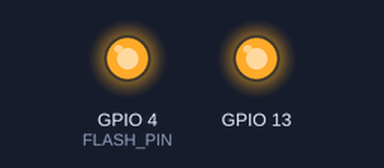
Simulated run of this sketch. Board: ESP32. Shown: output pins drawn as LEDs (lit = HIGH). Storage starts empty; the camera gives no picture; what the sketch prints to the serial monitor is not drawn.

Above: at 5.44 s.
At 35.7 s:
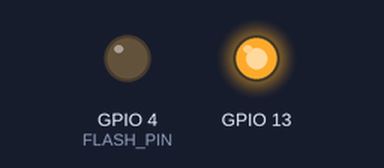
Timing chart, 0 to 84.2 s (numbered marks = the images above):
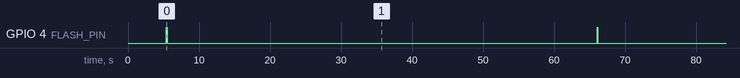

The sketch:

esp32cam-timelapse-microsd.ino
```cpp
#include <SD_MMC.h>
#include "esp_camera.h"

#define MINUTES_BETWEEN_PHOTOS 1

// Pins for ESP32-CAM

#define FLASH_PIN         4
// Camera pins
#define PWDN_GPIO_NUM     32
#define RESET_GPIO_NUM    -1
#define XCLK_GPIO_NUM      0
#define SIOD_GPIO_NUM     26
#define SIOC_GPIO_NUM     27

#define Y9_GPIO_NUM       35
#define Y8_GPIO_NUM       34
#define Y7_GPIO_NUM       39
#define Y6_GPIO_NUM       36
#define Y5_GPIO_NUM       21
#define Y4_GPIO_NUM       19
#define Y3_GPIO_NUM       18
#define Y2_GPIO_NUM        5
#define VSYNC_GPIO_NUM    25
#define HREF_GPIO_NUM     23
#define PCLK_GPIO_NUM     22

bool startMicroSD() {
  Serial.print("Starting microSD... ");

  // Pin 13 needs to be pulled-up
  // https://docs.espressif.com/projects/esp-idf/en/latest/esp32/api-reference/peripherals/sd_pullup_requirements.html#pull-up-conflicts-on-gpio13
  pinMode(13, OUTPUT);
  digitalWrite(13, HIGH);

  if(SD_MMC.begin("/sdcard", true)) {
    Serial.println("OKAY");
    return true;
  } else {
    Serial.println("FAILED");
    return false;
  }
}

bool startCamera() {
  // Turn off the flash
  pinMode(FLASH_PIN, OUTPUT);
  digitalWrite(FLASH_PIN, LOW);

  // Initialize the camera hardware
  camera_config_t config;
  config.ledc_channel = LEDC_CHANNEL_0;
  config.ledc_timer = LEDC_TIMER_0;
  config.pin_d0 = Y2_GPIO_NUM;
  config.pin_d1 = Y3_GPIO_NUM;
  config.pin_d2 = Y4_GPIO_NUM;
  config.pin_d3 = Y5_GPIO_NUM;
  config.pin_d4 = Y6_GPIO_NUM;
  config.pin_d5 = Y7_GPIO_NUM;
  config.pin_d6 = Y8_GPIO_NUM;
  config.pin_d7 = Y9_GPIO_NUM;
  config.pin_xclk = XCLK_GPIO_NUM;
  config.pin_pclk = PCLK_GPIO_NUM;
  config.pin_vsync = VSYNC_GPIO_NUM;
  config.pin_href = HREF_GPIO_NUM;
  config.pin_sscb_sda = SIOD_GPIO_NUM;
  config.pin_sscb_scl = SIOC_GPIO_NUM;
  config.pin_pwdn = PWDN_GPIO_NUM;
  config.pin_reset = RESET_GPIO_NUM;
  config.xclk_freq_hz = 20000000;
  config.pixel_format = PIXFORMAT_JPEG;

  // Set resolution based on whether we have extra memory
  if(psramFound()){
    Serial.println("PSRAM found. Maximum XGA resolution supported.");
    config.frame_size = FRAMESIZE_XGA;
    config.jpeg_quality = 10;
    config.fb_count = 2;
  } else {
    Serial.println("PSRAM not found. Maximum SVGA resolution supported.");
    config.frame_size = FRAMESIZE_SVGA;
    config.jpeg_quality = 12;
    config.fb_count = 1;
  }

  // Start the camera
  Serial.print("Starting camera... ");
  esp_err_t err = esp_camera_init(&config);
  if (err != ESP_OK) {
    Serial.println("FAILED");
    return false;
  } else {
    Serial.println("OKAY");
    return true;
  }
}

void takePhoto(String filename) {
  // Take a photo and get the data

  camera_fb_t *fb = esp_camera_fb_get();
  if (!fb) {
    Serial.println("Unable to take a photo");
    return;
  }

  // Make sure it is a JPEG
  if (fb->format != PIXFORMAT_JPEG) {
     Serial.println("Capture format not JPEG");
     esp_camera_fb_return(fb); // Return the photo data
     return;
  }

  // Save the picture to the SD card

  File file = SD_MMC.open(filename.c_str(), "w");
  if(file) {
    Serial.println("Saving " + filename);
    file.write(fb->buf, fb->len);
    file.close();

    // Momentarily blink the flash
    digitalWrite(FLASH_PIN, HIGH);
    delay(100);
    digitalWrite(FLASH_PIN, LOW);
    delay(500);
  } else {
    Serial.println("Unable to write " + filename);
  }

  // Return the picture data
  esp_camera_fb_return(fb);
}

void setup() {
  // Initialize the peripherals
  Serial.begin(115200);
  while(!Serial) delay(100);

  startMicroSD();
  startCamera();

  delay(5000); // Delay 5 seconds before first photo
}

void loop() {
  // Keep a count of the number of photos we have taken
  static int number = 0;
  number++;

  // Construct a filename that looks like "/photo_0001.jpg"

  String filename = "/photo_";
  if(number < 1000) filename += "0";
  if(number < 100)  filename += "0";
  if(number < 10)   filename += "0";
  filename += number;
  filename += ".jpg";

  takePhoto(filename);

  // Delay until the next photo

  delay(MINUTES_BETWEEN_PHOTOS * 60 * 1000);
}
```

Measured:
- by itself, GPIO 4 (FLASH_PIN): alternates HIGH for 0.10 s and LOW for 60.6 s
